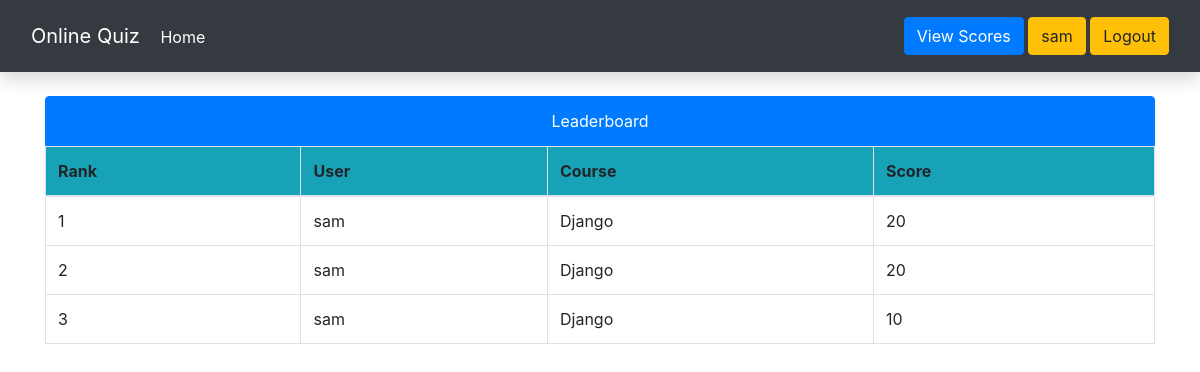
The app's page /leaderboard (signed in), older data.
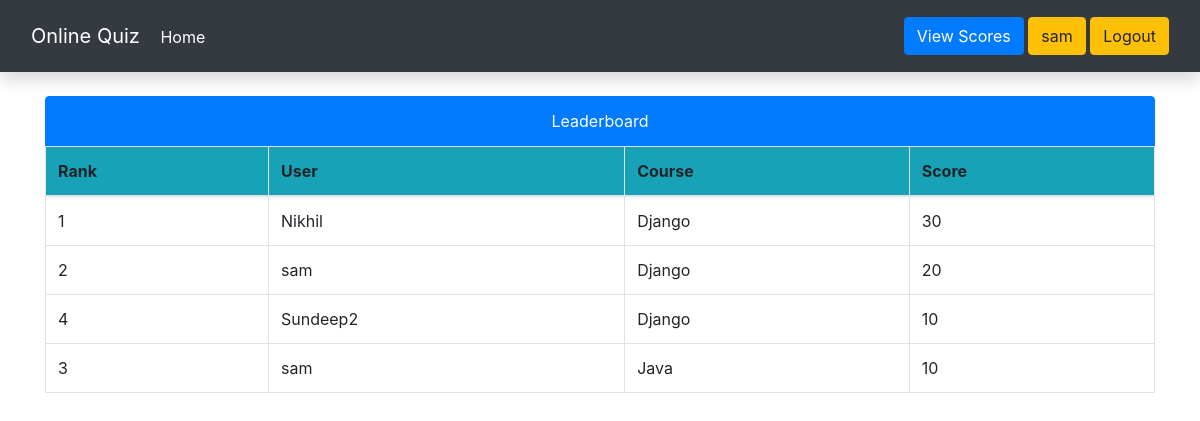
The same page, newer data.
### quiz/models.py (models this page shows, shortened)
class ScoreBoard(models.Model):
    course = models.ForeignKey(Course, on_delete=models.CASCADE)
    user = models.ForeignKey(User, on_delete=models.CASCADE)
    score = models.IntegerField()

class Course(models.Model):
   course_name = models.CharField(max_length=50)

### quiz/views.py (the view)
# urls.py: path('leaderboard', views.leaderboard,name="leaderboard"),
@login_required(login_url='/user/login')
@csrf_exempt
def leaderboard(request):
    scores = (ScoreBoard.objects.all().order_by('-score', 'user'))
    context = {'score' : scores}
    return render(request, 'leaderboard.html', context)

### templates/leaderboard.html (shortened to what this page needs)
{% extends "base.html" %}
{% block content %}
<div class="container mt-4">
    <ul class="list-group">
        <li class="list-group-item active text-center text-white">Leaderboard</li>
        {% if score %}
        <table class="table table-bordered table-hover">
          <thead class="bg-info">
            <tr>
              <th scope="col">Rank</th>
              <th scope="col">User</th>
              <th scope="col">Course</th>
              <th scope="col">Score</th>
            </tr>
          </thead>
          <tbody>
          {% for s in score %}
          {% if s.course.course_name == "Django" %}
              <tr>
                  <td>{{ forloop.counter }}</td>
                  <td>{{s.user}}</td>
                  <td>{{s.course.course_name}}</td>
                  <td>{{s.score}}</td>
              </tr>
              {% endif %}
          {% endfor %}
              {% for s in score %}
              {% if s.course.course_name == "Java" %}
              <tr>
                <td>{{ forloop.counter }}</td>
                <td>{{s.user}}</td>
                <td>{{s.course.course_name}}</td>
                <td>{{s.score}}</td>
            </tr>
           {% endif %}
            {% endfor %}
          </tbody>
        </table>
    {% endif %}
      </ul>
    </div>
{% endblock %}

### templates/base.html (shortened to what this page needs)
<!doctype html>
<html lang="en">
  <head>
    <link href="https://cdn.jsdelivr.net/npm/bootstrap@5.2.2/dist/css/bootstrap.min.css" rel="stylesheet">
    <link rel="stylesheet" href="https://maxcdn.bootstrapcdn.com/bootstrap/4.5.2/css/bootstrap.min.css">
  </head>
  <body>
    <nav class="navbar navbar-dark navbar-expand-sm bg-dark shadow p-3">
      <div class="container-fluid">
          <div class="navbar-header">
                <a class="navbar-brand" href="/">Online Quiz</a>
                <a class="text-white" href="/">Home</a>
          </div>
          <ul class="nav navbar-nav navbar-right">
              {% if user.is_authenticated %}
              <li>
                  <a class="btn btn-primary" href="{% url 'view_score' %}">View Scores</a>
                  <a class="btn btn-warning" href="#">{{ user.username }}</a>
                  <a class="btn btn-warning" href="/user/logout">Logout</a>
              </li>
              {% else %}
              <li>
                        <a class="btn btn-primary" href="/user/login">Login</a>
                        <a class="btn btn-success" href="/user/register">Register</a>
              </li>
              {% endif %}
          </ul>
      </div>
  </nav>
    {% block content %}
    {% endblock %}
  </body>
</html>

Row changes from the older to the newer data that the page shows:
removed ScoreBoard: user "sam", course.course_name "Django", score "20"
removed ScoreBoard: user "sam", course.course_name "Django", score "10"
added ScoreBoard: user "Nikhil", course.course_name "Django", score "30"
added ScoreBoard: user "Sundeep2", course.course_name "Django", score "10"
added ScoreBoard: user "sam", course.course_name "Java", score "10"
